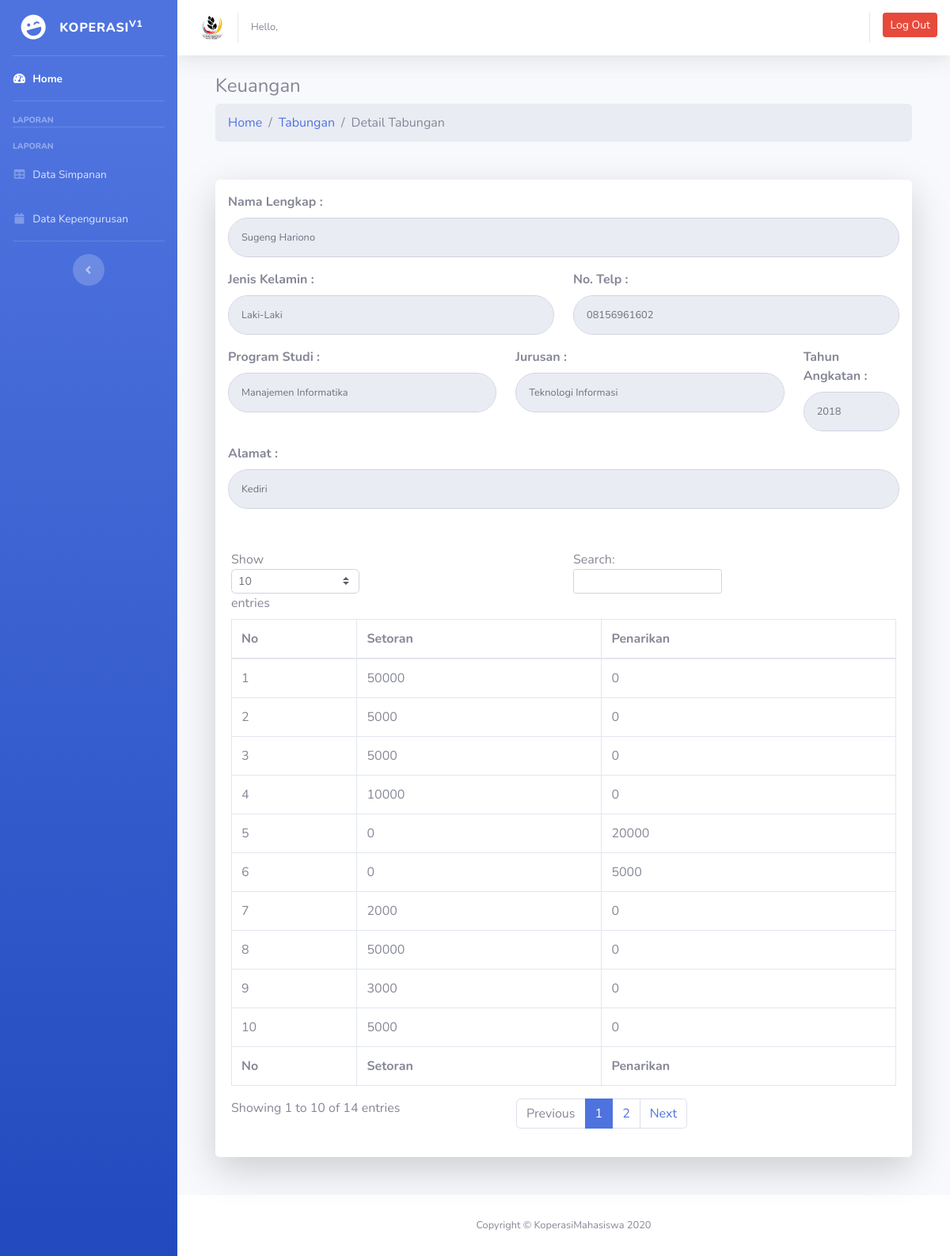
The app's page /saldo/detail/1 with its own data.
### tables this page shows
CREATE TABLE `t_anggota` (
  `id_anggota` int(11) NOT NULL,
  `nama` varchar(100) NOT NULL,
  `username` varchar(25) NOT NULL,
  `password` varchar(50) NOT NULL,
  `jenis_kelamin` varchar(10) NOT NULL,
  `telepon` varchar(13) NOT NULL,
  `jabatan` int(2) NOT NULL,
  `prodi` varchar(25) NOT NULL,
  `jurusan` varchar(25) NOT NULL,
  `angkatan` varchar(4) NOT NULL,
  `alamat` varchar(100) NOT NULL
);

CREATE TABLE `t_tabungan` (
  `id_tabungan` int(11) NOT NULL,
  `id_anggota` int(11) NOT NULL,
  `setoran` int(12) NOT NULL,
  `penarikan` int(12) NOT NULL,
  `saldo` int(12) NOT NULL
);

### application/controllers/saldo.php (called while the page is built, shortened)
<?php
class saldo extends CI_Controller{
    public function detail($id_anggota){
        $where = array('id_anggota' => $id_anggota);
        $data['user'] = $this->saldo_model->edit_data($where,'t_anggota')->result();
        $data['saldo'] = $this->saldo_model->edit_data($where,'t_tabungan')->result();
        $this->template->views('crud/detail_anggota', $data);
    }
}
?>

### index.php (called while the page is built, shortened)
<?php
require_once BASEPATH.'core/CodeIgniter.php';

### application/models/saldo_model.php (called while the page is built, shortened)
<?php
class saldo_model extends CI_Model {
    function edit_data($where, $table){
        return $this->db->get_where($table, $where);
    }
}

### application/views/crud/detail_anggota.php (the view, shortened to what this page needs)
    <header class="page-header">
	<div class="container-fluid">
		<h4 class="no-margin-bottom">Keuangan</h2>
	</div>
</header>
<div class="breadcrumb-holder container-fluid">
	<ul class="breadcrumb">
		<li class="breadcrumb-item"><a href="<?php echo base_url().'beranda'; ?>">Home</a></li>
		<li class="breadcrumb-item active"><a href="<?php echo base_url().'saldo'; ?>">Tabungan</a></li>
        <li class="breadcrumb-item active">Detail Tabungan</li>
	</ul>
    </div>
<div class="container">
    <div class="card o-hidden border-0 shadow-lg my-5">
      <div class="card-body p-0">
        <div class="row">
          <div class="col-sm-12">
        <div class="p-3">
            <?php foreach($user as $u){ ?>
            <form action="" class="user" method="">
                <div class="form-group">
                    <label for="nama"><b>Nama Lengkap :</b></label>
                    <input type="text" class="form-control form-control-user" id="nama" name="nama"
                        value="<?php echo $u->nama ?>" readonly>
                </div>
                <div class="form-group row">
                <div class="col-sm-6 mb-3 mb-sm-0">
                    <label for="jenis_kelamin"><b>Jenis Kelamin :</b></label>
                    <input type="text" class="form-control form-control-user" id="jenis_kelamin" name="jenis_kelamin"
                        value="<?php echo $u->jenis_kelamin ?>" readonly>
                </div>
                <div class="col-sm-6">
                    <label for="telepon"><b>No. Telp :</b></label>
                    <input type="text" class="form-control form-control-user" id="telepon" name="telepon"
                        placeholder="Maksimal 13 karakter!" value="<?php echo $u->telepon ?>" readonly>
                </div>
                </div>
                <div class="form-group row">
                <div class="col-sm-5">
                    <label for="prodi"><b>Program Studi :</b></label>
                    <input type="text" class="form-control form-control-user" id="prodi" name="prodi"
                        placeholder="Program Studi Anda!" value="<?php echo $u->prodi ?>" readonly>
                </div>
                <div class="col-sm-5">
                    <label for="jurusan"><b>Jurusan :</b></label>
                    <input type="text" class="form-control form-control-user" id="jurusan" name="jurusan"
                        placeholder="Jurusan Anda!" value="<?php echo $u->jurusan ?>" readonly>
                </div>
                <div class="col-sm-2">
                    <label for="angkatan"><b>Tahun Angkatan :</b></label>
                    <input type="text" class="form-control form-control-user" id="angkatan" name="angkatan"
                        placeholder="Tahun Anngkatan!" value="<?php echo $u->angkatan ?>" readonly>
                </div>
                </div>
                <div class="form-group">
                    <label for="alamat"><b>Alamat :</b></label>
                    <input type="textarea" class="form-control form-control-user" id="alamat" name="alamat"
                        placeholder="Alamat Anda!" value="<?php echo $u->alamat ?>" readonly>
                </div>
                  </form>
                  <?php } ?>
        </div>
        <div class="card-body">
        <div class="table-responsive">
            <table class="table table-bordered" id="dataTable" width="100%" cellspacing="0">
                <thead>
                    <tr>
                        <th>No</th>
                        <th>Setoran</th>
                        <th>Penarikan</th>
                    </tr>
                </thead>
                <tfoot>
                    <tr>
                        <th>No</th>
                        <th>Setoran</th>
                        <th>Penarikan</th>
                    </tr>
                </tfoot>
                <tbody>
                    <?php $no = 1;
                        foreach ($saldo as $baris ) {
                    ?>
                        <tr>
                            <td><?php echo $no++; ?></td>
                            <td><?php echo $baris->setoran; ?></td>
                            <td><?php echo $baris->penarikan; ?></td>
                        </tr>
                        <?php } ?>
                </tbody>
            </table>
        </div>
    </div>
        </div>
      </div>
    </div>
  </div>

### application/views/Admin/_Template/head.php (shortened to what this page needs)
<head>
  <link href="<?php echo base_url('koleksi/vendor/fontawesome-free/css/all.min.css')?>" rel="stylesheet" type="text/css">
  <link href="<?php echo base_url('koleksi/css/sb-admin-2.min.css')?>" rel="stylesheet">
</head>

### application/views/Admin/_Template/topbar.php (shortened to what this page needs)
<?php
  $getUser = $this->session->userdata('session_user');
  ?>
<nav class="navbar navbar-expand navbar-light bg-white topbar mb-4 static-top shadow">
<ul class="navbar-nav">
<li class="nav-item dropdown no-arrow">
    <a class="nav-link dropdown-toggle" href="#" id="userDropdown" role="button" data-toggle="dropdown" aria-haspopup="true" aria-expanded="false">
      <img class="img-profile rounded-circle" src="koleksi/img/1.jpg">
      <span class="mr-2 d-none d-lg-inline text-gray-600 small"> Hello, <?php echo $getUser; ?></span>
    </a>
  </li>
</ul>
<ul class="navbar-nav ml-auto">
  <li class="nav-item dropdown no-arrow">
                  <a href="<?php echo base_url().'login/logout'; ?>" class="btn btn-danger btn-icon-split btn-sm">
                    <span class="text">Log Out</span>
                  </a>
  </li>
</ul>
</nav>

### application/views/Admin/_Template/sidebar.php (shortened to what this page needs)
<?php
$getGrup = $this->session->userdata('session_grup');
?>
 <ul class="navbar-nav bg-gradient-primary sidebar sidebar-dark accordion" id="accordionSidebar">
<a class="sidebar-brand d-flex align-items-center justify-content-center" href="<?php echo base_url().'saldo/home'; ?>">
  <div class="sidebar-brand-icon rotate-n-15">
    <i class="fas fa-laugh-wink"></i>
  </div>
  <div class="sidebar-brand-text mx-3">Koperasi<sup>V1</sup></div>
</a>
<hr class="sidebar-divider my-0">
<li class="nav-item active">
  <a class="nav-link" href="<?php echo base_url().'beranda'; ?>">
    <i class="fas fa-fw fa-tachometer-alt"></i>
    <span>Home</span></a>
</li>
<hr class="sidebar-divider">
<div class="sidebar-heading">
  Laporan
</div>
<hr class="sidebar-divider">
<div class="sidebar-heading">
  Laporan
</div>
<li class="nav-item">
  <a class="nav-link" href="<?php echo base_url().'d_saldo'; ?>">
    <i class="fas fa-fw fa-table"></i>
    <span>Data Simpanan</span></a>
</li>
<li class="nav-item">
  <a class="nav-link" href="<?php echo base_url().'d_anggota'; ?>">
    <i class="fas fa-fw fa-calendar"></i>
    <span>Data Kepengurusan</span></a>
</li>
<hr class="sidebar-divider d-none d-md-block">
<div class="text-center d-none d-md-inline">
  <button class="rounded-circle border-0" id="sidebarToggle"></button>
</div>
</ul>

### application/views/Admin/_Template/content.php (shortened to what this page needs)
<div class ="container-fluid">
<?php echo  $isi;?>
</div>

### application/views/Admin/_Template/footer.php (shortened to what this page needs)
<footer class="sticky-footer bg-white">
  <div class="container my-auto">
    <div class="copyright text-center my-auto">
      <span>Copyright &copy; KoperasiMahasiswa 2020</span>
    </div>
  </div>
</footer>

### application/libraries/template.php
<?php
    class template {
        protected $_ci;
        function __construct(){
            $this->_ci = & get_instance();
        }
        function views($template = NULL, $data = NULL){
            if ($template != NULL) {
                $data['head'] = $this->_ci->load->view('Admin/_Template/head', $data, TRUE);
                $data['topbar'] = $this->_ci->load->view('Admin/_Template/topbar', $data, TRUE);
                $data['sidebar'] = $this->_ci->load->view('Admin/_Template/sidebar', $data, TRUE);
                $data['isi'] = $this->_ci->load->view($template, $data, TRUE);
                $data['content'] = $this->_ci->load->view('Admin/_Template/content', $data, TRUE);
                $data['footer'] = $this->_ci->load->view('Admin/_Template/footer', $data, TRUE);
                echo $data['Template']= $this->_ci->load->view('Admin/_Template/Template', $data, TRUE);
            }
        }
    }
?>

### application/views/Admin/_Template/Template.php (shortened to what this page needs)
<!DOCTYPE html>
<html>
<?php echo @$head; ?>
<body>
    <div id="wrapper">
    <?php echo @$sidebar; ?>
    <div id="content-wrapper" class="d-flex flex-column">
    <div id="content">
    <?php echo @$topbar; ?>
    <?php echo @$content; ?>
    </div>
    <?php echo @$footer; ?>
    </div>
    </div>
</body>
</html>

### records on screen
t_anggota: nama "Sugeng Hariono", jenis_kelamin "Laki-Laki", telepon "08156961602", prodi "Manajemen Informatika", jurusan "Teknologi Informasi", angkatan "2018", alamat "Kediri"
t_tabungan: setoran "50000", penarikan "0"
t_tabungan: setoran "5000", penarikan "0"
t_tabungan: setoran "5000", penarikan "0"
t_tabungan: setoran "10000", penarikan "0"
t_tabungan: setoran "0", penarikan "20000"
t_tabungan: setoran "0", penarikan "5000"
t_tabungan: setoran "2000", penarikan "0"
t_tabungan: setoran "50000", penarikan "0"
t_tabungan: setoran "3000", penarikan "0"
t_tabungan: setoran "5000", penarikan "0"
